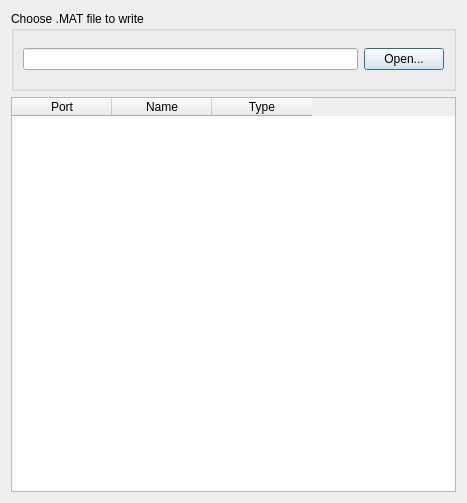
<?xml version="1.0" encoding="UTF-8"?>
<ui version="4.0">
 <class>ExportMatricesToMatlab</class>
 <widget class="QDialog" name="ExportMatricesToMatlab">
  <property name="geometry">
   <rect>
    <x>0</x>
    <y>0</y>
    <width>467</width>
    <height>503</height>
   </rect>
  </property>
  <property name="minimumSize">
   <size>
    <width>467</width>
    <height>503</height>
   </size>
  </property>
  <property name="windowTitle">
   <string>Dialog</string>
  </property>
  <layout class="QVBoxLayout" name="verticalLayout">
   <item>
    <widget class="QGroupBox" name="groupBox">
     <property name="minimumSize">
      <size>
       <width>400</width>
       <height>80</height>
      </size>
     </property>
     <property name="title">
      <string>Choose .MAT file to write</string>
     </property>
     <layout class="QHBoxLayout" name="horizontalLayout">
      <item>
       <widget class="QLineEdit" name="fileNameLineEdit_">
        <property name="minimumSize">
         <size>
          <width>0</width>
          <height>22</height>
         </size>
        </property>
        <property name="dragEnabled">
         <bool>false</bool>
        </property>
        <property name="readOnly">
         <bool>false</bool>
        </property>
       </widget>
      </item>
      <item>
       <widget class="QPushButton" name="openFileButton_">
        <property name="text">
         <string>Open...</string>
        </property>
        <property name="checkable">
         <bool>false</bool>
        </property>
       </widget>
      </item>
     </layout>
    </widget>
   </item>
   <item>
    <widget class="QTableWidget" name="tableWidget">
     <column>
      <property name="text">
       <string>Port</string>
      </property>
     </column>
     <column>
      <property name="text">
       <string>Name</string>
      </property>
     </column>
     <column>
      <property name="text">
       <string>Type</string>
      </property>
     </column>
    </widget>
   </item>
  </layout>
 </widget>
 <resources/>
 <connections/>
</ui>
